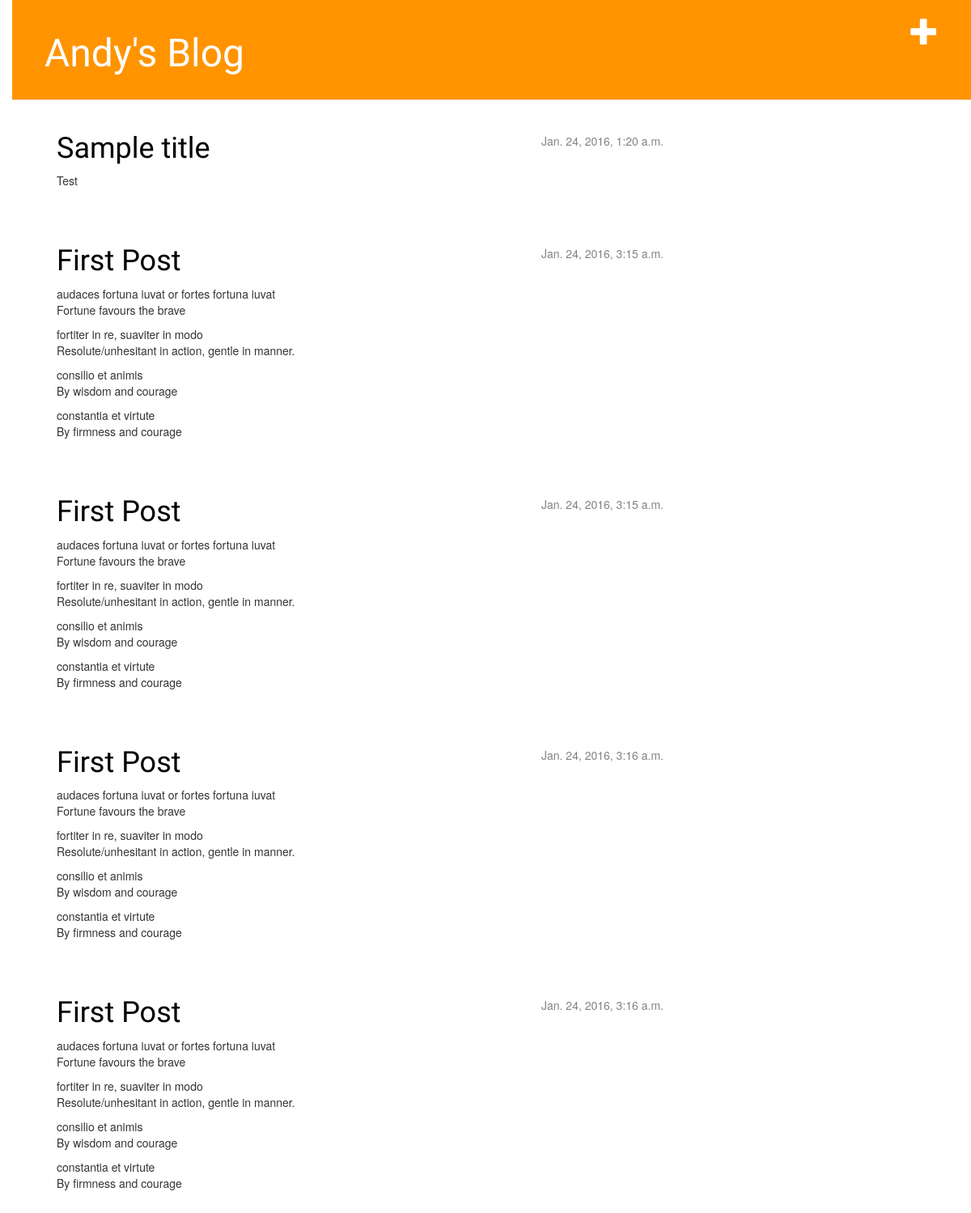
The app's page / (signed in) with its own data.
### blog/models.py (models this page shows, shortened)
class Post(models.Model):
    author = models.ForeignKey('auth.User')
    title = models.CharField(max_length=200)
    text = models.TextField()
    created_date = models.DateTimeField(
            default=timezone.now)
    published_date = models.DateTimeField(
            blank=True, null=True)

### blog/views.py (the view)
# urls.py: url(r'^$', views.post_list, name='post_list'),
def post_list(request):
    posts = Post.objects.filter(published_date__lte=timezone.now()).order_by('published_date')
    return render(request, 'blog/post_list.html', {'posts':posts})

### blog/templates/blog/post_list.html
{% extends 'blog/base.html' %}
{% block content %}
    {% for post in posts %}
        <div class="post">
            <div class="date">
                {{ post.published_date }}
            </div>
            <h1><a href="{% url 'post_detail' pk=post.pk %}">{{ post.title }}</a></h1>
            <p>{{ post.text|linebreaks }}</p>
        </div>
    {% endfor %}
{% endblock %}

### blog/templates/blog/base.html (shortened to what this page needs)
{% load staticfiles %}
<html>
    <head>
        <link rel="stylesheet" href="//maxcdn.bootstrapcdn.com/bootstrap/3.2.0/css/bootstrap.min.css">
        <link rel="stylesheet" href="//maxcdn.bootstrapcdn.com/bootstrap/3.2.0/css/bootstrap-theme.min.css">
        <link rel="stylesheet" href="{% static 'css/blog.css' %}">
    </head>
    <body>
        <div class="page-header">
            {% if user.is_authenticated %}
                <a href="{% url 'post_new' %}" class="top-menu"><span class="glyphicon glyphicon-plus"></span></a>
            {% endif %}
            <h1><a href="/">Andy's Blog</a></h1>
        </div>
        <div class="content container">
            <div class="row">
                <div class="col-md-8">
                {% block content %}
                {% endblock %}
                </div>
            </div>
        </div>
    </body>
</html>

### blog/static/css/blog.css (style rules this page uses)
h1 a { color: #FCA205; font-family: 'Lobster'; }
body { padding-left: 15px; }
.page-header { background-color: #ff9400; margin-top: 0; padding: 20px 20px 20px 40px; }
.page-header h1, .page-header h1 a, .page-header h1 a:visited, .page-header h1 a:active { color: #ffffff; font-size: 36pt; text-decoration: none; }
.content { margin-left: 40px; }
h1, h2, h3, h4 { font-family: 'Lobster', cursive; }
.date { float: right; color: #828282; }
.top-menu, .top-menu:hover, .top-menu:visited { color: #ffffff; float: right; font-size: 26pt; margin-right: 20px; }
.post { margin-bottom: 70px; }
.post h1 a, .post h1 a:visited { color: #000000; }

### records on screen
Post: published_date "Jan. 24, 2016, 1:20 a.m.", title "Sample title", text "Test"
Post: published_date "Jan. 24, 2016, 3:15 a.m.", title "First Post", text "audaces fortuna iuvat or fortes fortuna iuvat Fortune favours the brave fortiter in re, suaviter in modo Resolute/unhesitant in action, gentle in manner. consilio et animis By wisdom and courage constantia et virtute By firmness and courage"
Post: published_date "Jan. 24, 2016, 3:15 a.m.", title "First Post", text "audaces fortuna iuvat or fortes fortuna iuvat Fortune favours the brave fortiter in re, suaviter in modo Resolute/unhesitant in action, gentle in manner. consilio et animis By wisdom and courage constantia et virtute By firmness and courage"
Post: published_date "Jan. 24, 2016, 3:16 a.m.", title "First Post", text "audaces fortuna iuvat or fortes fortuna iuvat Fortune favours the brave fortiter in re, suaviter in modo Resolute/unhesitant in action, gentle in manner. consilio et animis By wisdom and courage constantia et virtute By firmness and courage"
Post: published_date "Jan. 24, 2016, 3:16 a.m.", title "First Post", text "audaces fortuna iuvat or fortes fortuna iuvat Fortune favours the brave fortiter in re, suaviter in modo Resolute/unhesitant in action, gentle in manner. consilio et animis By wisdom and courage constantia et virtute By firmness and courage"
